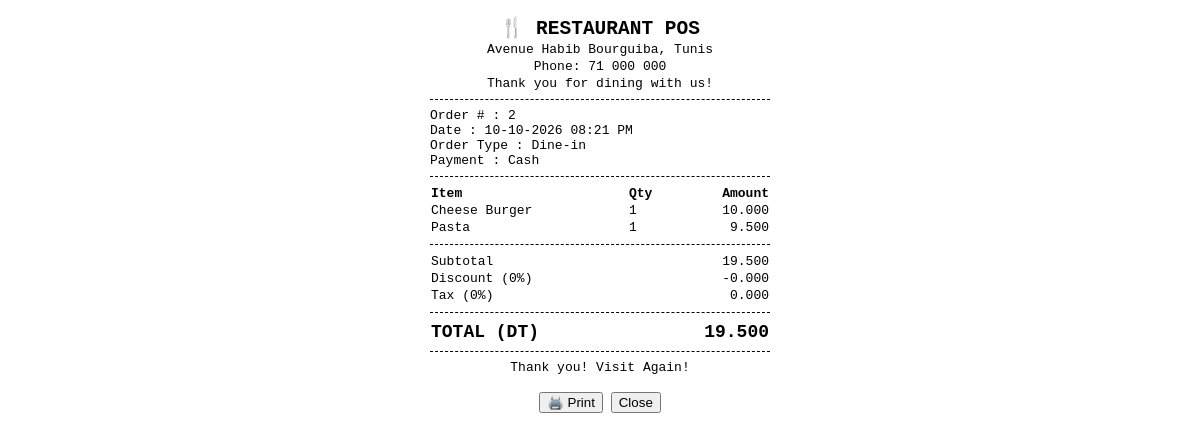
/receipt.php?id=2, run on the app's committed database.
### tables this page shows
CREATE TABLE orders (
  id INT AUTO_INCREMENT PRIMARY KEY,
  created_at DATETIME NOT NULL DEFAULT CURRENT_TIMESTAMP,
  order_type VARCHAR(20) NOT NULL,
  payment VARCHAR(20) NOT NULL,
  subtotal DECIMAL(10,3) NOT NULL,
  discount_pct DECIMAL(5,2) NOT NULL DEFAULT 0,
  tax_pct DECIMAL(5,2) NOT NULL DEFAULT 0,
  total DECIMAL(10,3) NOT NULL
);

CREATE TABLE order_items (
  id INT AUTO_INCREMENT PRIMARY KEY,
  order_id INT NOT NULL,
  name VARCHAR(100) NOT NULL,
  qty INT NOT NULL,
  price DECIMAL(10,3) NOT NULL,
  FOREIGN KEY (order_id) REFERENCES orders(id) ON DELETE CASCADE
);

### config.php (called while the page is built, shortened)
<?php
function h($s) { return htmlspecialchars((string)$s, ENT_QUOTES, 'UTF-8'); }
function settings($pdo) { return $pdo->query('SELECT k,v FROM settings')->fetchAll(PDO::FETCH_KEY_PAIR); }

### receipt.php (the view, shortened to what this page needs)
<?php require_once 'config.php'; $S=settings($pdo);
$st=$pdo->prepare('SELECT * FROM orders WHERE id=?');$st->execute([(int)($_GET['id']??0)]);$o=$st->fetch();
$st=$pdo->prepare('SELECT * FROM order_items WHERE order_id=?');$st->execute([$o['id']]);$items=$st->fetchAll();
$dv=$o['subtotal']*$o['discount_pct']/100; $tv=($o['subtotal']-$dv)*$o['tax_pct']/100; ?>
<!DOCTYPE html><html><head><meta charset="utf-8"><title>Receipt #<?=$o['id']?></title>
</head><body>
<h2>🍴 <?=h(strtoupper($S['name']))?></h2><p><?=h($S['address'])?></p><p>Phone: <?=h($S['phone'])?></p><p>Thank you for dining with us!</p><hr>
<p style="text-align:left">Order # : <?=$o['id']?><br>Date : <?=date('d-m-Y h:i A',strtotime($o['created_at']))?><br>Order Type : <?=h($o['order_type'])?><br>Payment : <?=h($o['payment'])?></p><hr>
<table><tr><th>Item</th><th>Qty</th><th>Amount</th></tr>
<?php foreach($items as $i): ?><tr><td><?=h($i['name'])?></td><td><?=$i['qty']?></td><td><?=number_format($i['qty']*$i['price'],3)?></td></tr><?php endforeach; ?></table><hr>
<table><tr><td>Subtotal</td><td><?=number_format($o['subtotal'],3)?></td></tr>
<tr><td>Discount (<?=+$o['discount_pct']?>%)</td><td>-<?=number_format($dv,3)?></td></tr>
<tr><td>Tax (<?=+$o['tax_pct']?>%)</td><td><?=number_format($tv,3)?></td></tr></table><hr>
<table class="t"><tr><td>TOTAL (DT)</td><td><?=number_format($o['total'],3)?></td></tr></table><hr><p>Thank you! Visit Again!</p>
<p class="np"><br><button onclick="print()">🖨️ Print</button> <button onclick="close()">Close</button></p>
<?php if(isset($_GET['print'])): ?><script>onload=()=>print()</script><?php endif; ?></body></html>

### receipt.php (style rules this page uses)
body { font:13px 'Courier New',monospace;max-width:340px;margin:16px auto;color:#000 }
h2,p { text-align:center;margin:2px 0 }
hr { border:0;border-top:1px dashed #000;margin:8px 0 }
table { width:100%;border-collapse:collapse }
td:last-child,th:last-child { text-align:right }
th { text-align:left }
.t { font-size:18px;font-weight:bold }

### data on the page
orders: id "2", created_at "10-10-2026 08:21 PM", order_type "Dine-in", payment "Cash", subtotal "19.500", discount_pct "0", dv "0.000", tax_pct "0", tv "0.000", total "19.500"
order_items: name "Cheese Burger", qty "1", $i['qty']*$i['price'] "10.000"
order_items: name "Pasta", qty "1", $i['qty']*$i['price'] "9.500"

### other printed values
$S['name'] "RESTAURANT POS"
$S['address'] "Avenue Habib Bourguiba, Tunis"
$S['phone'] "71 000 000"
